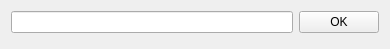
<?xml version="1.0" encoding="UTF-8"?>
<ui version="4.0">
 <class>Form</class>
 <widget class="QWidget" name="Form">
  <property name="geometry">
   <rect>
    <x>0</x>
    <y>0</y>
    <width>390</width>
    <height>49</height>
   </rect>
  </property>
  <property name="minimumSize">
   <size>
    <width>300</width>
    <height>49</height>
   </size>
  </property>
  <property name="maximumSize">
   <size>
    <width>600</width>
    <height>49</height>
   </size>
  </property>
  <property name="contextMenuPolicy">
   <enum>Qt::NoContextMenu</enum>
  </property>
  <property name="windowTitle">
   <string>Enter URL</string>
  </property>
  <property name="windowIcon">
   <iconset>
    <normaloff>app/data/images/main.ico</normaloff>app/data/images/main.ico</iconset>
  </property>
  <layout class="QVBoxLayout" name="verticalLayout">
   <item>
    <layout class="QHBoxLayout" name="horizontalLayout">
     <item>
      <widget class="QLineEdit" name="install_link_lineEdit">
       <property name="inputMask">
        <string/>
       </property>
       <property name="text">
        <string/>
       </property>
       <property name="clearButtonEnabled">
        <bool>false</bool>
       </property>
      </widget>
     </item>
     <item>
      <widget class="QPushButton" name="install_link_ok_btn">
       <property name="text">
        <string>OK</string>
       </property>
      </widget>
     </item>
    </layout>
   </item>
   <item>
    <spacer name="verticalSpacer">
     <property name="orientation">
      <enum>Qt::Vertical</enum>
     </property>
     <property name="sizeHint" stdset="0">
      <size>
       <width>20</width>
       <height>40</height>
      </size>
     </property>
    </spacer>
   </item>
  </layout>
 </widget>
 <resources/>
 <connections/>
</ui>
